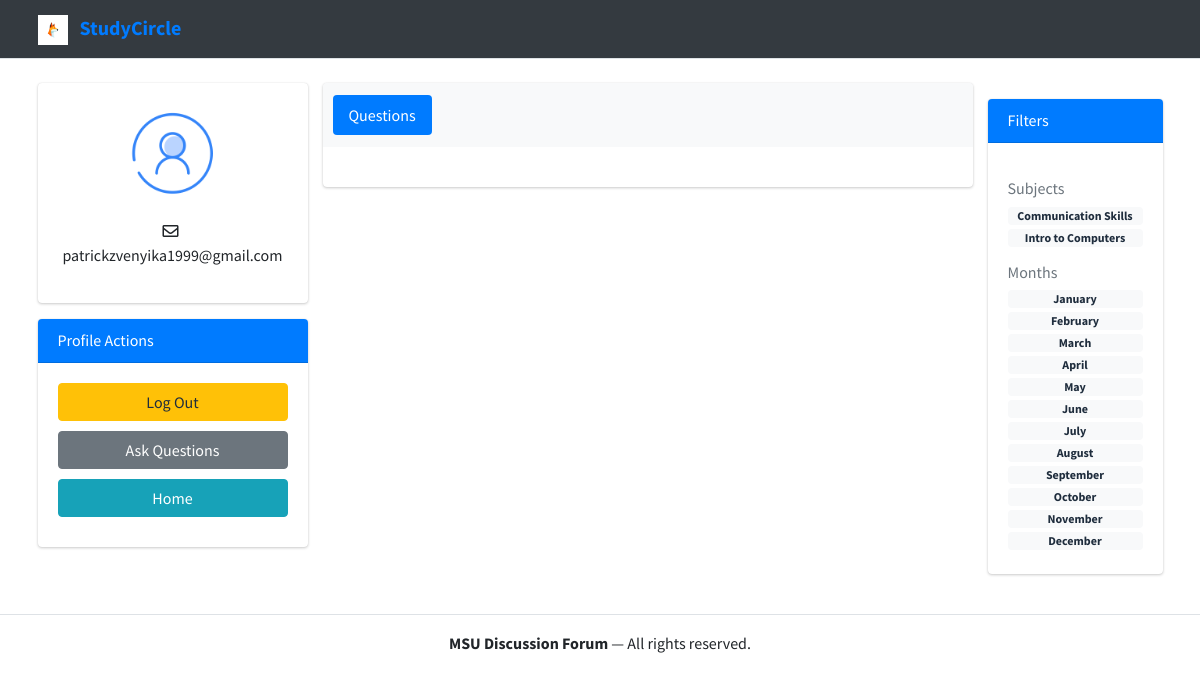
The app's page /main (signed in), older data.
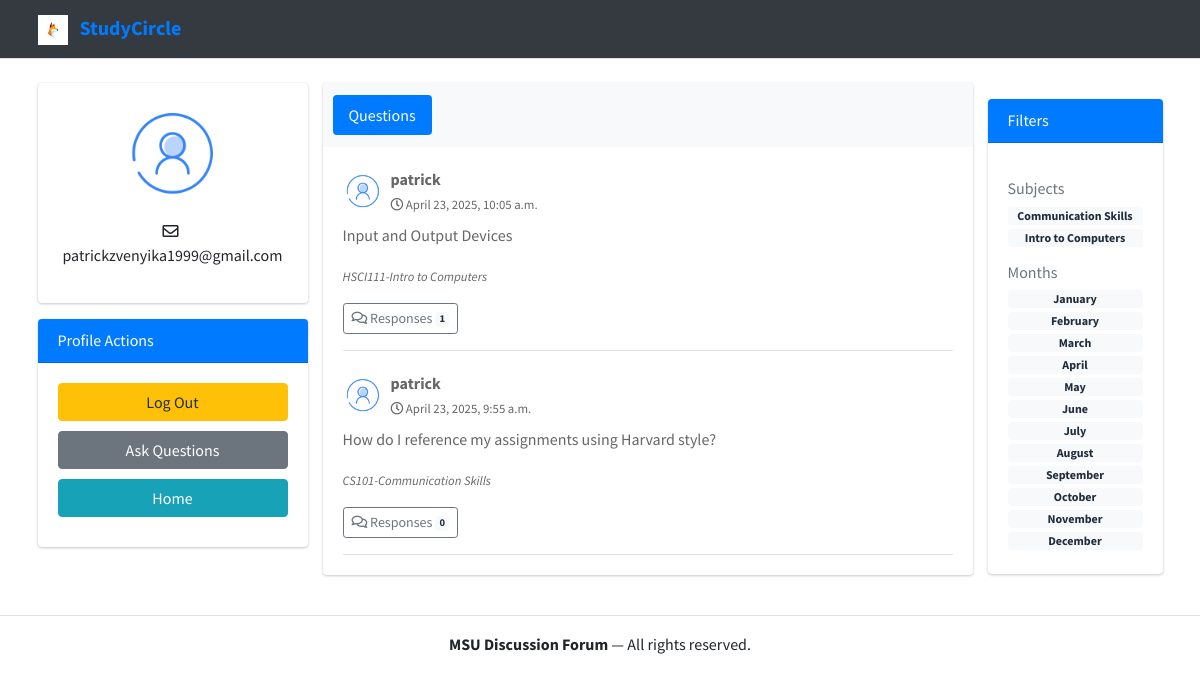
The same page, newer data.
### user/models.py (models this page shows, shortened)
class Subject(models.Model):
    code = models.CharField(max_length=7,null=False, unique=True)
    name = models.CharField(max_length=100, null=False, unique=True)
    def __str__(self):
        return f'{self.code}-{self.name}'

class Question(models.Model):
    author = models.ForeignKey(User, null=True, on_delete = models.CASCADE)
    title = models.CharField(max_length = 300,null=False)
    subject = models.ForeignKey(Subject,null=False ,on_delete=models.CASCADE)
    body = models.TextField(null=True)
    created_at = models.DateTimeField(auto_now_add = True)
    updated_at = models.DateTimeField(auto_now = True)
    def get_responses(self):
        return self.responses.filter(parent=None)

### user/views.py (the view)
# urls.py: path('main', views.main, name = 'main-page' ),
@login_required(login_url='login.html')
def main(request):
    questions_list = Question.objects.all().order_by('-created_at')
    subject_id = request.GET.get('subject')
    month = request.GET.get('month')
    responses = request.GET.get('responses')
    if subject_id:
        questions_list = questions_list.filter(subject_id=subject_id)
    if month:
        questions_list = questions_list.filter(created_at__month=int(month))
    paginator = Paginator(questions_list, 5)
    page_number = request.GET.get('page')
    questions = paginator.get_page(page_number)
    subjects = Subject.objects.all()
    months = [{'value': i, 'name': month_name[i]} for i in range(1, 13)]
    context = {
        'questions': questions,
        'title': 'StudyCircle | Dashboard',
        'subjects': subjects,
        'months': months,
    }
    return render(request, 'main.html', context)

### templates/main.html (shortened to what this page needs)
{% extends "components/base.html" %}
{% load static %}
{% block content %}
<div class="container my-4">
    <div class="row">
        {% include "components/profile.html" %}
        <div class="col-md-7">
            <div class="card">
                <div class="card-header bg-light border-bottom-0">
                    <ul class="nav nav-pills card-header-pills">
                        <li class="nav-item">
                            <a class="nav-link active" id="questions-tab" href="#questions" data-toggle="tab">Questions</a>
                        </li>
                    </ul>
                </div>
                <div class="card-body tab-content">
                    <div class="tab-pane active" id="questions">
                        {% for question in questions %}
                        <div class="post border-bottom pb-3">
                            <div class="d-flex align-items-center mb-2">
                                <img src="{% static 'images/user-286.png' %}" class="img-circle mr-2" width="40" height="40" alt="User image">
                                <div>
                                    <strong>{{ question.author.username }}</strong><br>
                                    <small><i class="far fa-clock"></i> {{ question.created_at }}</small>
                                </div>
                            </div>
                            <p>{{ question.title }}</p>
                            <p><em><small>{{ question.subject }}</small></em></p>
                            <a href="{% url 'responses' question.id %}" class="btn btn-sm btn-outline-secondary"><i class="far fa-comments"></i> Responses <span class="badge badge-light">{{ question.get_responses.count }}</span></a>
                        </div>
                        {% endfor %}
                    </div>
                </div>
            </div>
        </div>
        {% include "components/stats.html" %}
    </div>
</div>
{% endblock %}

### templates/components/base.html (shortened to what this page needs)
{% load static %}
<!DOCTYPE html>
<html lang="en">
<head>
    <link rel="stylesheet" href="{% static 'plugins/fontawesome-free/css/all.min.css' %}">
    <link rel="stylesheet" href="{% static 'dist/css/bootstrap.min.css' %}">
</head>
<body>
     {% include "components/nav.html" %}
    {% block content %}
    {% endblock %}
    {% include "components/footer.html" %}
</body>
</html>

### templates/components/nav.html (shortened to what this page needs)
  {% load static %}
  <nav class="navbar bg-dark border-bottom border-body" data-bs-theme="dark">
        <div class="container">
            <a class="navbar-brand" href="#">
                <img src="{% static 'images/logo.png' %}" alt="Logo" width="30" height="30" class="mr-2">
                <strong>StudyCircle</strong>
            </a>
        </div>
    </nav>

### templates/components/profile.html (shortened to what this page needs)
 {% load static %}
 <div class="col-md-3">
    <div class="card">
        <div class="card-body text-center">
            <img class="img-fluid img-circle mb-3" src="{% static 'images/user-286.png' %}" alt="Profile Picture" style="width:100px; height:100px;">
            <p><i class="far fa-envelope mr-1"></i> {{ request.user.email }}</p>
        </div>
    </div>
    <div class="card mt-3">
        <div class="card-header bg-primary text-white">
            <h6 class="mb-0">Profile Actions</h6>
        </div>
        <div class="card-body profile-actions">
            <a href="{% url 'logout' %}"><button class="btn btn-warning">Log Out</button></a>
            <a href="{% url 'questions' %}"><button class="btn btn-secondary">Ask Questions</button></a>
            <a href="{% url 'main-page' %}"><button class="btn btn-info">Home</button></a>
        </div>
    </div>
</div>

### templates/components/stats.html (shortened to what this page needs)
<div class="col-md-2">
    <div class="card mt-3">
        <div class="card-header bg-primary text-white">
            <h6 class="mb-0">Filters</h6>
        </div>
        <div class="card-body profile-actions">
            <h6 class="text-muted mt-3">Subjects</h6>
            {% for subject in subjects %}
            <a href="?subject={{ subject.id }}" class="badge badge-light d-block mb-1">{{ subject.name }}</a>
            {% endfor %}
            <h6 class="text-muted mt-3">Months</h6>
            {% for month in months %}
            <a href="?month={{ month.value }}" class="badge badge-light d-block mb-1">{{ month.name }}</a>
            {% endfor %}
        </div>
    </div>
</div>

### templates/components/footer.html
 <footer class="text-center mt-4 py-3 border-top">
        <strong>MSU Discussion Forum</strong> &mdash; All rights reserved.
    </footer>

### templates/components/base.html (style rules this page uses)
.navbar { background-color: #f8f9fa; }
.profile-actions button { margin-bottom: 10px; width: 100%; }
.post, .timeline-item { margin-bottom: 20px; }

Row changes from the older to the newer data that the page shows:
added Question: author.username "patrick", created_at "April 23, 2025, 10:05 a.m.", title "Input and Output Devices", subject "HSCI111-Intro to Computers", get_responses.count "1"
added Question: author.username "patrick", created_at "April 23, 2025, 9:55 a.m.", title "How do I reference my assignments using Harvard style?", subject "CS101-Communication Skills", get_responses.count "0"
